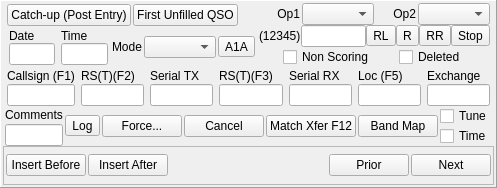
<?xml version="1.0" encoding="UTF-8"?>
<ui version="4.0">
 <class>QSOLogFrame</class>
 <widget class="QFrame" name="QSOLogFrame">
  <property name="geometry">
   <rect>
    <x>0</x>
    <y>0</y>
    <width>486</width>
    <height>188</height>
   </rect>
  </property>
  <property name="windowTitle">
   <string>Frame</string>
  </property>
  <property name="frameShape">
   <enum>QFrame::Panel</enum>
  </property>
  <property name="frameShadow">
   <enum>QFrame::Raised</enum>
  </property>
  <property name="midLineWidth">
   <number>1</number>
  </property>
  <layout class="QVBoxLayout" name="verticalLayout_14">
   <property name="spacing">
    <number>0</number>
   </property>
   <property name="leftMargin">
    <number>2</number>
   </property>
   <property name="topMargin">
    <number>2</number>
   </property>
   <property name="rightMargin">
    <number>2</number>
   </property>
   <property name="bottomMargin">
    <number>2</number>
   </property>
   <item>
    <layout class="QHBoxLayout" name="horizontalLayout_6">
     <property name="spacing">
      <number>0</number>
     </property>
     <property name="leftMargin">
      <number>2</number>
     </property>
     <property name="rightMargin">
      <number>2</number>
     </property>
     <item>
      <layout class="QVBoxLayout" name="verticalLayout_13">
       <property name="spacing">
        <number>2</number>
       </property>
       <item>
        <layout class="QHBoxLayout" name="horizontalLayout_4">
         <property name="spacing">
          <number>2</number>
         </property>
         <property name="leftMargin">
          <number>2</number>
         </property>
         <property name="rightMargin">
          <number>2</number>
         </property>
         <item>
          <widget class="QPushButton" name="CatchupButton">
           <property name="focusPolicy">
            <enum>Qt::ClickFocus</enum>
           </property>
           <property name="text">
            <string>Catch-up (Post Entry)</string>
           </property>
          </widget>
         </item>
         <item>
          <widget class="QPushButton" name="FirstUnfilledButton">
           <property name="focusPolicy">
            <enum>Qt::ClickFocus</enum>
           </property>
           <property name="text">
            <string>First Unfilled QSO</string>
           </property>
          </widget>
         </item>
         <item>
          <spacer name="horizontalSpacer">
           <property name="orientation">
            <enum>Qt::Horizontal</enum>
           </property>
           <property name="sizeHint" stdset="0">
            <size>
             <width>40</width>
             <height>20</height>
            </size>
           </property>
          </spacer>
         </item>
        </layout>
       </item>
       <item>
        <layout class="QHBoxLayout" name="horizontalLayout_5">
         <property name="spacing">
          <number>2</number>
         </property>
         <property name="leftMargin">
          <number>2</number>
         </property>
         <property name="rightMargin">
          <number>2</number>
         </property>
         <item>
          <layout class="QVBoxLayout" name="verticalLayout_2">
           <property name="spacing">
            <number>0</number>
           </property>
           <property name="leftMargin">
            <number>2</number>
           </property>
           <property name="rightMargin">
            <number>2</number>
           </property>
           <item>
            <widget class="QLabel" name="label">
             <property name="text">
              <string>Date</string>
             </property>
            </widget>
           </item>
           <item>
            <widget class="QLineEdit" name="DateEdit">
             <property name="focusPolicy">
              <enum>Qt::ClickFocus</enum>
             </property>
            </widget>
           </item>
          </layout>
         </item>
         <item>
          <layout class="QVBoxLayout" name="verticalLayout_12">
           <property name="spacing">
            <number>0</number>
           </property>
           <property name="leftMargin">
            <number>2</number>
           </property>
           <property name="rightMargin">
            <number>2</number>
           </property>
           <item>
            <widget class="QLabel" name="label_2">
             <property name="text">
              <string>Time</string>
             </property>
            </widget>
           </item>
           <item>
            <widget class="QLineEdit" name="TimeEdit">
             <property name="focusPolicy">
              <enum>Qt::ClickFocus</enum>
             </property>
            </widget>
           </item>
          </layout>
         </item>
         <item>
          <spacer name="horizontalSpacer_2">
           <property name="orientation">
            <enum>Qt::Horizontal</enum>
           </property>
           <property name="sizeHint" stdset="0">
            <size>
             <width>40</width>
             <height>20</height>
            </size>
           </property>
          </spacer>
         </item>
         <item>
          <widget class="QLabel" name="ModeLabel">
           <property name="text">
            <string>Mode</string>
           </property>
          </widget>
         </item>
         <item>
          <widget class="QComboBox" name="ModeComboBoxGJV">
           <property name="focusPolicy">
            <enum>Qt::ClickFocus</enum>
           </property>
          </widget>
         </item>
         <item>
          <widget class="QToolButton" name="ModeButton">
           <property name="focusPolicy">
            <enum>Qt::ClickFocus</enum>
           </property>
           <property name="text">
            <string>A1A</string>
           </property>
          </widget>
         </item>
        </layout>
       </item>
      </layout>
     </item>
     <item>
      <layout class="QVBoxLayout" name="verticalLayout">
       <property name="spacing">
        <number>0</number>
       </property>
       <item>
        <layout class="QHBoxLayout" name="horizontalLayout">
         <property name="spacing">
          <number>2</number>
         </property>
         <property name="leftMargin">
          <number>2</number>
         </property>
         <property name="rightMargin">
          <number>2</number>
         </property>
         <item>
          <widget class="QLabel" name="OperatorLabel">
           <property name="text">
            <string>Op1</string>
           </property>
           <property name="alignment">
            <set>Qt::AlignRight|Qt::AlignTrailing|Qt::AlignVCenter</set>
           </property>
          </widget>
         </item>
         <item>
          <widget class="QComboBox" name="MainOpComboBox">
           <property name="focusPolicy">
            <enum>Qt::ClickFocus</enum>
           </property>
          </widget>
         </item>
         <item>
          <widget class="QLabel" name="SecondOpLabel">
           <property name="text">
            <string>Op2</string>
           </property>
           <property name="alignment">
            <set>Qt::AlignRight|Qt::AlignTrailing|Qt::AlignVCenter</set>
           </property>
          </widget>
         </item>
         <item>
          <widget class="QComboBox" name="SecondOpComboBox">
           <property name="focusPolicy">
            <enum>Qt::ClickFocus</enum>
           </property>
          </widget>
         </item>
        </layout>
       </item>
       <item>
        <layout class="QHBoxLayout" name="horizontalLayout_2">
         <property name="spacing">
          <number>0</number>
         </property>
         <property name="leftMargin">
          <number>2</number>
         </property>
         <property name="rightMargin">
          <number>2</number>
         </property>
         <item>
          <spacer name="horizontalSpacer_4">
           <property name="orientation">
            <enum>Qt::Horizontal</enum>
           </property>
           <property name="sizeHint" stdset="0">
            <size>
             <width>40</width>
             <height>20</height>
            </size>
           </property>
          </spacer>
         </item>
         <item>
          <widget class="QLabel" name="DistSt">
           <property name="text">
            <string>(12345)</string>
           </property>
          </widget>
         </item>
         <item>
          <spacer name="horizontalSpacer_3">
           <property name="orientation">
            <enum>Qt::Horizontal</enum>
           </property>
           <property name="sizeHint" stdset="0">
            <size>
             <width>40</width>
             <height>20</height>
            </size>
           </property>
          </spacer>
         </item>
         <item>
          <widget class="QLineEdit" name="BrgSt">
           <property name="sizePolicy">
            <sizepolicy hsizetype="Preferred" vsizetype="Fixed">
             <horstretch>0</horstretch>
             <verstretch>0</verstretch>
            </sizepolicy>
           </property>
           <property name="focusPolicy">
            <enum>Qt::ClickFocus</enum>
           </property>
          </widget>
         </item>
         <item>
          <widget class="QToolButton" name="RotateLeft">
           <property name="focusPolicy">
            <enum>Qt::NoFocus</enum>
           </property>
           <property name="text">
            <string>RL</string>
           </property>
          </widget>
         </item>
         <item>
          <widget class="QToolButton" name="Rotate">
           <property name="focusPolicy">
            <enum>Qt::NoFocus</enum>
           </property>
           <property name="text">
            <string>R</string>
           </property>
          </widget>
         </item>
         <item>
          <widget class="QToolButton" name="RotateRight">
           <property name="focusPolicy">
            <enum>Qt::NoFocus</enum>
           </property>
           <property name="text">
            <string>RR</string>
           </property>
          </widget>
         </item>
         <item>
          <widget class="QToolButton" name="StopRotate">
           <property name="focusPolicy">
            <enum>Qt::NoFocus</enum>
           </property>
           <property name="text">
            <string>Stop</string>
           </property>
          </widget>
         </item>
         <item>
          <spacer name="horizontalSpacer_5">
           <property name="orientation">
            <enum>Qt::Horizontal</enum>
           </property>
           <property name="sizeHint" stdset="0">
            <size>
             <width>40</width>
             <height>20</height>
            </size>
           </property>
          </spacer>
         </item>
        </layout>
       </item>
       <item>
        <layout class="QHBoxLayout" name="horizontalLayout_3">
         <property name="spacing">
          <number>0</number>
         </property>
         <property name="leftMargin">
          <number>2</number>
         </property>
         <property name="rightMargin">
          <number>2</number>
         </property>
         <item>
          <spacer name="horizontalSpacer_8">
           <property name="orientation">
            <enum>Qt::Horizontal</enum>
           </property>
           <property name="sizeHint" stdset="0">
            <size>
             <width>40</width>
             <height>20</height>
            </size>
           </property>
          </spacer>
         </item>
         <item>
          <widget class="QCheckBox" name="NonScoreCheckBox">
           <property name="focusPolicy">
            <enum>Qt::ClickFocus</enum>
           </property>
           <property name="text">
            <string>Non Scoring</string>
           </property>
          </widget>
         </item>
         <item>
          <spacer name="horizontalSpacer_7">
           <property name="orientation">
            <enum>Qt::Horizontal</enum>
           </property>
           <property name="sizeHint" stdset="0">
            <size>
             <width>40</width>
             <height>20</height>
            </size>
           </property>
          </spacer>
         </item>
         <item>
          <widget class="QCheckBox" name="DeletedCheckBox">
           <property name="focusPolicy">
            <enum>Qt::ClickFocus</enum>
           </property>
           <property name="text">
            <string>Deleted</string>
           </property>
          </widget>
         </item>
         <item>
          <spacer name="horizontalSpacer_6">
           <property name="orientation">
            <enum>Qt::Horizontal</enum>
           </property>
           <property name="sizeHint" stdset="0">
            <size>
             <width>40</width>
             <height>20</height>
            </size>
           </property>
          </spacer>
         </item>
        </layout>
       </item>
      </layout>
     </item>
    </layout>
   </item>
   <item>
    <layout class="QHBoxLayout" name="horizontalLayout_7">
     <property name="spacing">
      <number>2</number>
     </property>
     <property name="leftMargin">
      <number>2</number>
     </property>
     <property name="rightMargin">
      <number>2</number>
     </property>
     <item>
      <layout class="QVBoxLayout" name="verticalLayout_3">
       <property name="spacing">
        <number>0</number>
       </property>
       <property name="leftMargin">
        <number>2</number>
       </property>
       <property name="rightMargin">
        <number>2</number>
       </property>
       <item>
        <widget class="QLabel" name="Callsignlabel">
         <property name="text">
          <string>Callsign (F1)</string>
         </property>
        </widget>
       </item>
       <item>
        <widget class="QLineEdit" name="CallsignEdit">
         <property name="inputMask">
          <string/>
         </property>
        </widget>
       </item>
      </layout>
     </item>
     <item>
      <layout class="QVBoxLayout" name="verticalLayout_4">
       <property name="spacing">
        <number>0</number>
       </property>
       <property name="leftMargin">
        <number>2</number>
       </property>
       <property name="rightMargin">
        <number>2</number>
       </property>
       <item>
        <widget class="QLabel" name="RSTTXLabel">
         <property name="text">
          <string>RS(T)(F2)</string>
         </property>
        </widget>
       </item>
       <item>
        <widget class="QLineEdit" name="RSTTXEdit">
         <property name="inputMask">
          <string/>
         </property>
        </widget>
       </item>
      </layout>
     </item>
     <item>
      <layout class="QVBoxLayout" name="verticalLayout_5">
       <property name="spacing">
        <number>0</number>
       </property>
       <property name="leftMargin">
        <number>2</number>
       </property>
       <property name="rightMargin">
        <number>2</number>
       </property>
       <item>
        <widget class="QLabel" name="SerTXLabel">
         <property name="text">
          <string>Serial TX</string>
         </property>
        </widget>
       </item>
       <item>
        <widget class="QLineEdit" name="SerTXEdit">
         <property name="focusPolicy">
          <enum>Qt::ClickFocus</enum>
         </property>
         <property name="inputMask">
          <string/>
         </property>
        </widget>
       </item>
      </layout>
     </item>
     <item>
      <layout class="QVBoxLayout" name="verticalLayout_6">
       <property name="spacing">
        <number>0</number>
       </property>
       <property name="leftMargin">
        <number>2</number>
       </property>
       <property name="rightMargin">
        <number>2</number>
       </property>
       <item>
        <widget class="QLabel" name="RSTRXLabel">
         <property name="text">
          <string>RS(T)(F3)</string>
         </property>
        </widget>
       </item>
       <item>
        <widget class="QLineEdit" name="RSTRXEdit">
         <property name="inputMask">
          <string/>
         </property>
        </widget>
       </item>
      </layout>
     </item>
     <item>
      <layout class="QVBoxLayout" name="verticalLayout_7">
       <property name="spacing">
        <number>0</number>
       </property>
       <property name="leftMargin">
        <number>2</number>
       </property>
       <property name="rightMargin">
        <number>2</number>
       </property>
       <item>
        <widget class="QLabel" name="SerRXLabel">
         <property name="text">
          <string>Serial RX</string>
         </property>
        </widget>
       </item>
       <item>
        <widget class="QLineEdit" name="SerRXEdit">
         <property name="inputMask">
          <string/>
         </property>
        </widget>
       </item>
      </layout>
     </item>
     <item>
      <layout class="QVBoxLayout" name="verticalLayout_8">
       <property name="spacing">
        <number>0</number>
       </property>
       <property name="leftMargin">
        <number>2</number>
       </property>
       <property name="rightMargin">
        <number>2</number>
       </property>
       <item>
        <widget class="QLabel" name="LocLabel">
         <property name="text">
          <string>Loc (F5)</string>
         </property>
        </widget>
       </item>
       <item>
        <widget class="QLineEdit" name="LocEdit">
         <property name="inputMask">
          <string/>
         </property>
        </widget>
       </item>
      </layout>
     </item>
     <item>
      <layout class="QVBoxLayout" name="verticalLayout_9">
       <property name="spacing">
        <number>0</number>
       </property>
       <property name="leftMargin">
        <number>2</number>
       </property>
       <property name="rightMargin">
        <number>2</number>
       </property>
       <item>
        <widget class="QLabel" name="QTHLabel">
         <property name="text">
          <string>Exchange</string>
         </property>
        </widget>
       </item>
       <item>
        <widget class="QLineEdit" name="QTHEdit">
         <property name="inputMask">
          <string/>
         </property>
        </widget>
       </item>
      </layout>
     </item>
    </layout>
   </item>
   <item>
    <layout class="QHBoxLayout" name="horizontalLayout_9">
     <property name="spacing">
      <number>2</number>
     </property>
     <property name="leftMargin">
      <number>2</number>
     </property>
     <property name="rightMargin">
      <number>2</number>
     </property>
     <item>
      <layout class="QVBoxLayout" name="verticalLayout_10">
       <property name="spacing">
        <number>0</number>
       </property>
       <item>
        <widget class="QLabel" name="CommentsLabel">
         <property name="text">
          <string>Comments</string>
         </property>
        </widget>
       </item>
       <item>
        <widget class="QLineEdit" name="CommentsEdit">
         <property name="inputMask">
          <string/>
         </property>
        </widget>
       </item>
      </layout>
     </item>
     <item>
      <widget class="QToolButton" name="GJVOKButton">
       <property name="focusPolicy">
        <enum>Qt::ClickFocus</enum>
       </property>
       <property name="text">
        <string>Log</string>
       </property>
      </widget>
     </item>
     <item>
      <widget class="QPushButton" name="GJVForceButton">
       <property name="focusPolicy">
        <enum>Qt::ClickFocus</enum>
       </property>
       <property name="text">
        <string>Force...</string>
       </property>
       <property name="autoDefault">
        <bool>false</bool>
       </property>
       <property name="flat">
        <bool>false</bool>
       </property>
      </widget>
     </item>
     <item>
      <widget class="QPushButton" name="GJVCancelButton">
       <property name="focusPolicy">
        <enum>Qt::ClickFocus</enum>
       </property>
       <property name="text">
        <string>Cancel</string>
       </property>
      </widget>
     </item>
     <item>
      <widget class="QPushButton" name="MatchXferButton">
       <property name="focusPolicy">
        <enum>Qt::ClickFocus</enum>
       </property>
       <property name="text">
        <string>Match Xfer F12</string>
       </property>
      </widget>
     </item>
     <item>
      <spacer name="horizontalSpacer_9">
       <property name="orientation">
        <enum>Qt::Horizontal</enum>
       </property>
       <property name="sizeHint" stdset="0">
        <size>
         <width>40</width>
         <height>20</height>
        </size>
       </property>
      </spacer>
     </item>
     <item>
      <layout class="QHBoxLayout" name="BandMapLayout">
       <property name="spacing">
        <number>2</number>
       </property>
       <item>
        <widget class="QPushButton" name="BandMapButton">
         <property name="focusPolicy">
          <enum>Qt::ClickFocus</enum>
         </property>
         <property name="text">
          <string>Band Map</string>
         </property>
        </widget>
       </item>
       <item>
        <layout class="QVBoxLayout" name="verticalLayout_11">
         <property name="spacing">
          <number>0</number>
         </property>
         <item>
          <widget class="QCheckBox" name="AutoBandmapTune">
           <property name="focusPolicy">
            <enum>Qt::ClickFocus</enum>
           </property>
           <property name="text">
            <string>Tune</string>
           </property>
          </widget>
         </item>
         <item>
          <widget class="QCheckBox" name="AutoBandmapTime">
           <property name="focusPolicy">
            <enum>Qt::ClickFocus</enum>
           </property>
           <property name="text">
            <string>Time</string>
           </property>
          </widget>
         </item>
        </layout>
       </item>
      </layout>
     </item>
    </layout>
   </item>
   <item>
    <widget class="QFrame" name="EditFrame">
     <property name="frameShape">
      <enum>QFrame::StyledPanel</enum>
     </property>
     <property name="frameShadow">
      <enum>QFrame::Raised</enum>
     </property>
     <layout class="QHBoxLayout" name="horizontalLayout_8">
      <property name="spacing">
       <number>2</number>
      </property>
      <property name="leftMargin">
       <number>2</number>
      </property>
      <property name="topMargin">
       <number>0</number>
      </property>
      <property name="rightMargin">
       <number>2</number>
      </property>
      <property name="bottomMargin">
       <number>0</number>
      </property>
      <item>
       <widget class="QPushButton" name="InsertBeforeButton">
        <property name="focusPolicy">
         <enum>Qt::ClickFocus</enum>
        </property>
        <property name="text">
         <string>Insert Before</string>
        </property>
       </widget>
      </item>
      <item>
       <widget class="QPushButton" name="InsertAfterButton">
        <property name="focusPolicy">
         <enum>Qt::ClickFocus</enum>
        </property>
        <property name="text">
         <string>Insert After</string>
        </property>
       </widget>
      </item>
      <item>
       <spacer name="horizontalSpacer_10">
        <property name="orientation">
         <enum>Qt::Horizontal</enum>
        </property>
        <property name="sizeHint" stdset="0">
         <size>
          <width>318</width>
          <height>20</height>
         </size>
        </property>
       </spacer>
      </item>
      <item>
       <widget class="QPushButton" name="PriorButton">
        <property name="focusPolicy">
         <enum>Qt::ClickFocus</enum>
        </property>
        <property name="text">
         <string>Prior</string>
        </property>
       </widget>
      </item>
      <item>
       <widget class="QPushButton" name="NextButton">
        <property name="focusPolicy">
         <enum>Qt::ClickFocus</enum>
        </property>
        <property name="text">
         <string>Next</string>
        </property>
       </widget>
      </item>
     </layout>
    </widget>
   </item>
  </layout>
 </widget>
 <resources/>
 <connections/>
</ui>
